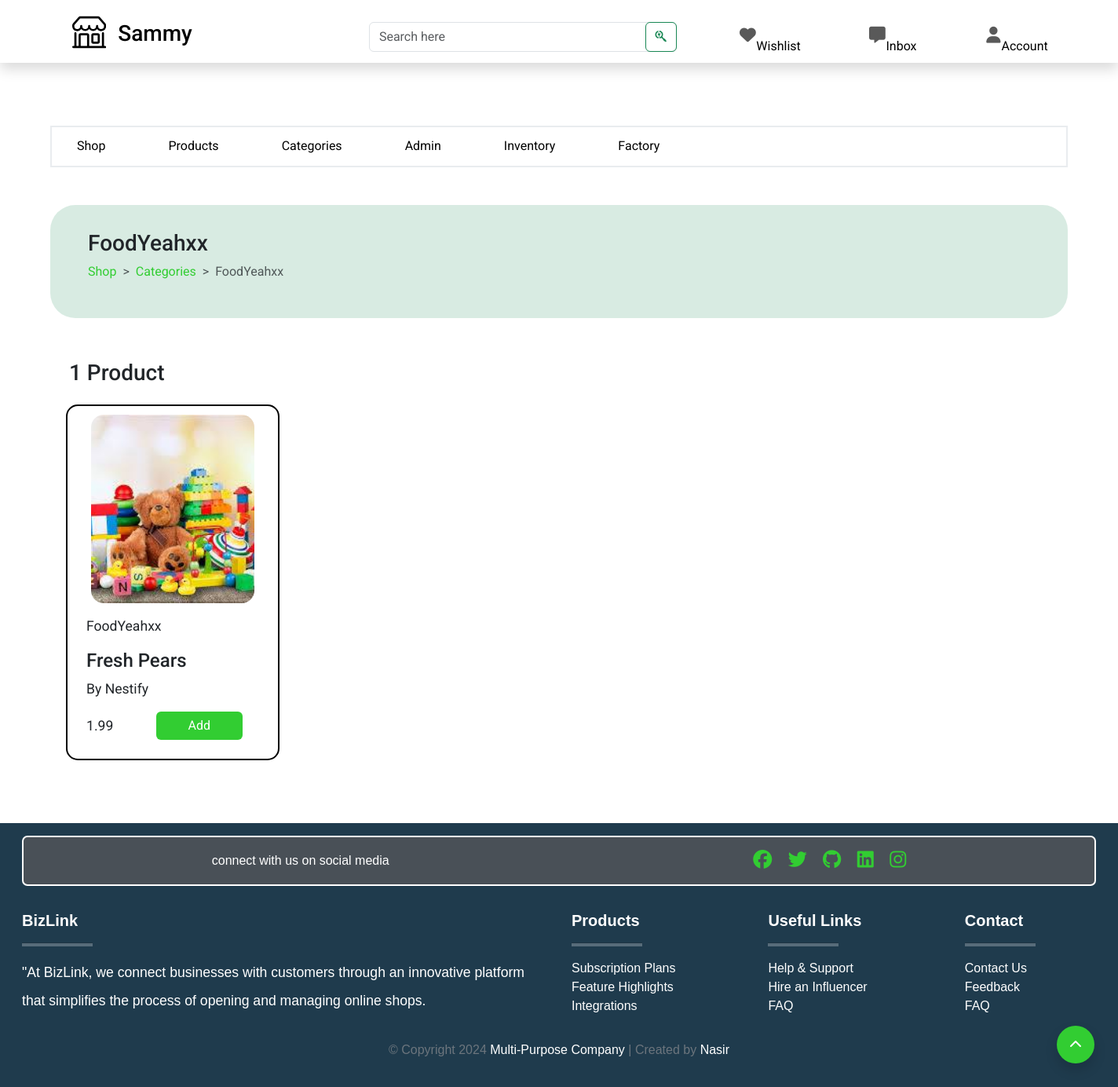
Before: /core/owner/home/category/category1663A2B989/ (signed in) with the older database file.
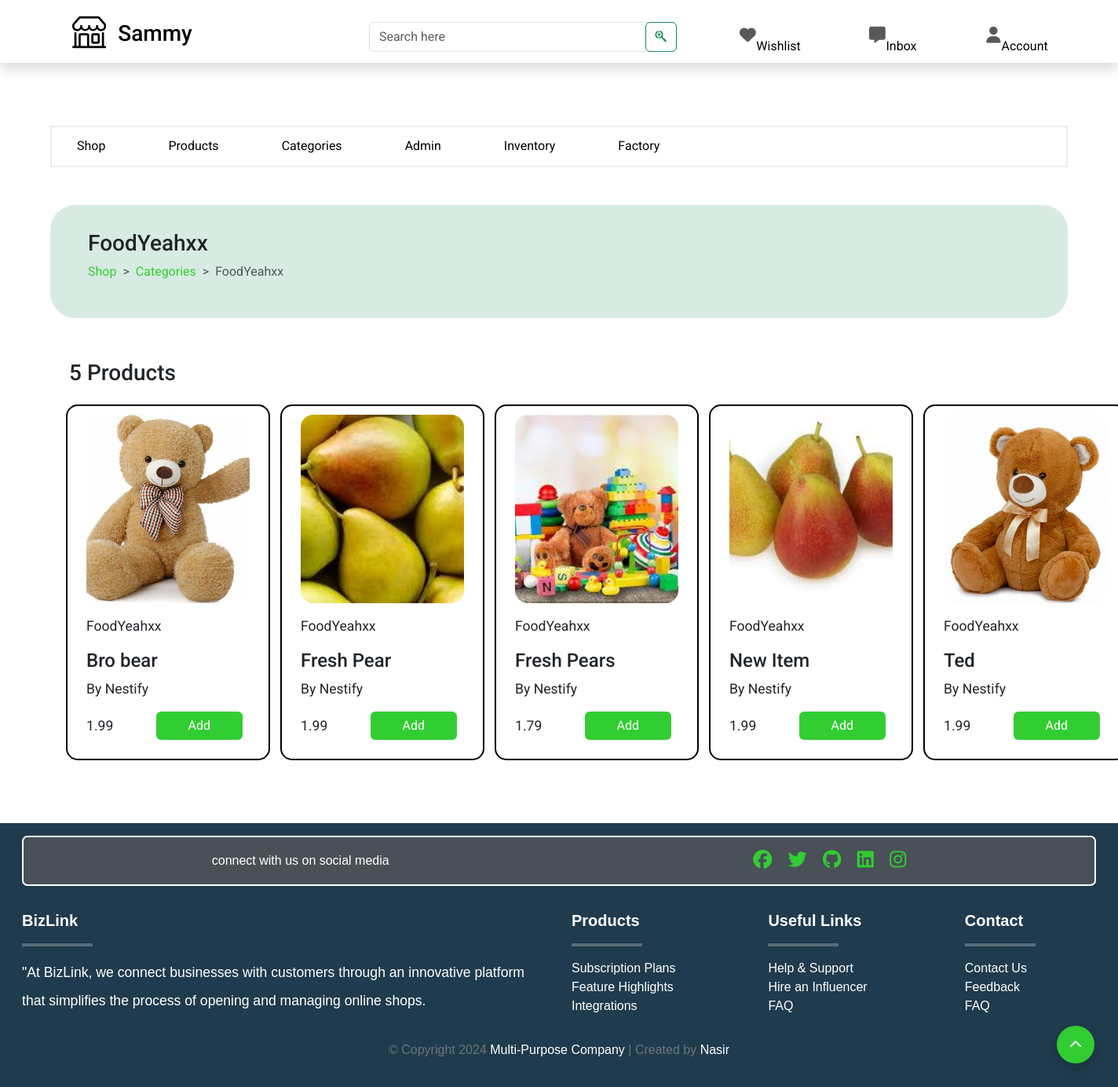
After: the same page with the newer database file.
### shop/models.py (models this page shows, shortened)
class Category(models.Model):
    categoryId =  ShortUUIDField(unique=True, length=10, max_length=21, prefix="category", alphabet="ABCDEF0123456789")
    name = models.CharField(max_length=255, default="Food")
    description = models.TextField(blank=False, null=False, default="This is a category")
    image = models.ImageField(upload_to='category_directory_path', blank=True, null=True)
    shop = models.ForeignKey(Shop, related_name='shop_categories', on_delete=models.CASCADE)
    created_at = models.DateTimeField(auto_now_add=True)
    created_by = models.ForeignKey(settings.AUTH_USER_MODEL, on_delete=models.CASCADE, related_name="user_categories")
    class Meta:
        ordering = ('name',)
        verbose_name_plural = 'Categories'
        unique_together = ('created_by', 'name')

class Product(models.Model):
    productId =  ShortUUIDField(unique=True, length=10, max_length=21, prefix="product", alphabet="ABCDEF0123456789")
    name = models.CharField(max_length=255, default="Fresh Pear")
    category = models.ForeignKey(Category, related_name='category_products', on_delete=models.CASCADE)
    image = models.ImageField(upload_to='product_directory_path', blank=True, null=True, default="product.jpg")
    video = models.ForeignKey(ProductVideo, null=True, blank=True, on_delete=models.SET_NULL, related_name="product_on_the_video")
    shop = models.ForeignKey(Shop, related_name='shop_products', on_delete=models.CASCADE)
    description = models.TextField(blank=True, null=True, default="This is the product")
    specifications = models.TextField(blank=True, null=True)
    mfg = models.DateTimeField(auto_now_add=False, null=True, blank=True)
    price = models.DecimalField(max_digits=15, decimal_places=2, default=1.99)
    stock_quantity = models.PositiveIntegerField(default="5")
    created_by = models.ForeignKey(settings.AUTH_USER_MODEL, related_name='user_products', on_delete=models.CASCADE)
    created_at = models.DateTimeField(auto_now_add=True)
    updated_at = models.DateTimeField(auto_now=True)
    tags = TaggableManager(blank=True)
    sku = ShortUUIDField(unique=True, length=4, max_length=10, prefix="sku", alphabet="0123456789")
    class Meta:
        ordering = ('name',)
        unique_together = ('created_by', 'name', 'category')

class Shop(models.Model):
    shopId = ShortUUIDField(unique=True, length=10, max_length=21, prefix="shop", alphabet="ABCDEF0123456789")
    name = models.CharField(max_length=255, default="Nestify")
    description = models.TextField(blank=False, null=False, default="This is a shop")
    image = models.ImageField(upload_to='shop_directory_path', blank=True, null=True)
    address = models.TextField(blank=False, null=False, default="This is my address")
    contact = models.CharField(max_length=255, default="+251 97 654 2331")
    created_at = models.DateTimeField(auto_now_add=True)
    created_by = models.OneToOneField(settings.AUTH_USER_MODEL, on_delete=models.CASCADE, related_name="user_shop")
    class Meta:
        ordering = ('name',)
        unique_together = ('created_by', 'name')

### core/views.py (the view, shortened to what this page needs)
# urls.py: path("owner/home/category/<categoryId>/", views.category_detail, name="category_detail"),
def category_detail(request, categoryId):
    user = request.user
    if user.user_type == 'business_owner':
        try:
            category = Category.objects.get(created_by=user, categoryId=categoryId)
            shop = Shop.objects.get(created_by=user)
        except Category.DoesNotExist:
            messages.error(request, "No category detail available.")
    products = Product.objects.filter(shop=shop, category=category)
    return render(request, "core/owner/category-detail.html", {
        'category': category,
        'products': products,
    })

### core/templatetags/custom_tags.py (called while the page is built)
@register.filter
def startswith(value, arg):
    return value.startswith(arg)

### templates/core/owner/category-detail.html (shortened to what this page needs)
{% extends "core/owner/owner-base.html" %}
{% block content %}
<section class="category_detail_intro_section">
    <div class="container">
        <div class="intro-section-box">
            <div class="intro-banner">
                <h3>{{ category.name }}</h3>
                <div class="breadcrumb-box">
                    <ol class="breadcrumb">
                        <li class="breadcrumb-item"><a href="{% url 'core:owner_shop' %}">Shop</a></li>
                        <li class="breadcrumb-item"><a href="{% url 'core:category' %}">Categories</a></li>
                        <li class="breadcrumb-item active" aria-current="page">{{ category.name }}</li>
                      </ol>
                </div>
            </div>
            <div class="product-collection">
                {% if products %}
                    <h3>
                        {% if products.count  == 1 %}
                            1 Product
                        {% else %}
                            {{ products.count  }} Products
                        {% endif %}
                    </h3>
                        <div class="product-collection-box">
                            {% for product in products %}
                                <div class="product-box">
                                    <div class="product-image">
                                        <img src="{{ product.image.url }}" alt="{{ product.name }} image">
                                    </div>
                                    <p>{{ product.category.name }}</p>
                                    <h4>{{ product.name }}</h4>
                                    <p>By {{ product.shop.name }}</p>
                                    <div class="price-and-button">
                                        <p>{{ product.price }}</p>
                                        <a href="#" class="btn add-btn">Add</a>
                                    </div>
                                </div>
                            {% endfor %}
                        </div>
                {% else %}
                    {% if user.user_type == 'business_owner' %}
                        <p>No products available. <a href="#">Click here</a> to create products</p>
                    {% else %}
                        <p>No products available.</p>
                    {% endif %}
                {% endif %}
            </div>
        </div>
    </div>
</section>
{% endblock %}

### templates/core/owner/owner-base.html (shortened to what this page needs)
{% extends "core/base.html" %}
{% load static %}
{% block submenu %}
<section class="owner_submenu_section">
    <div class="container">
        <div class="owner-submenu-section-box">
            <ul class="submenu">
                <li><a href="{% url 'core:owner_shop' %}">Shop</a></li>
                <li><a href="{% url 'core:product' %}">Products</a></li>
                <li><a href="{% url 'core:category' %}">Categories</a></li>
                {% if user.user_type == 'business_owner' %}
                    <li><a href="{% url 'core:admin' %}">Admin</a></li>
                    <li><a href="{% url 'core:inventory' %}">Inventory</a></li>
                    <li><a href="{% url 'core:factory' %}">Factory</a></li>
                {% endif %}
            </ul>
        </div>
    </div>
</section>
{% endblock %}

### templates/core/base.html (shortened to what this page needs)
<!DOCTYPE html>
<html lang="en">
  <head>
    {% load static %}
    {% load custom_tags %}
    <link rel="stylesheet" href="{% static 'css/style.css' %}" />
    <link rel="stylesheet" href="{% static 'css/fontawesome.css' %}" />
  </head>
  <body>
    <section class="navbar_section">
        <nav class="navbar navbar-expand-lg fixed-top shadow">
            <div class="container">
                <div class="company-logo">
                    <a class="navbar-brand" href="{% url 'core:owner_shop' %}">
                    <h3 class="company-name">Sammy</h3>
                    </a>
                </div>
                <div
                    class="offcanvas offcanvas-end"
                    tabindex="-1"
                    id="offcanvasNavbar"
                    aria-labelledby="offcanvasNavbarLabel"
                >
                    <div class="offcanvas-body menu-list-items">
                        {% if request.path|startswith:"/core/owner/" or request.path|startswith:"/userauth/" or request.path|startswith:"/core/customer/shops/visit_shop" %}
                            <div class="search">
                                <form class="d-flex" role="search" method="GET" action="{% url 'core:search_owner' %}">
                                    <input
                                        class="form-control me-2 search-bar"
                                        type="search"
                                        placeholder="Search here"
                                        aria-label="Search"
                                        name="q"
                                        value="{{ query }}"
                                    />
                                    <button class="btn btn-outline-success search-btn" type="submit">
                                        <i class="fa-brands fa-searchengin"></i>
                                    </button>
                                </form>
                            </div>
                        {% endif %}
                        <ul class="navbar-nav pe-3 icon-list">
                            <li class="nav-item">
                                <a class="nav-link" href="{% url 'core:wishlist' %}">
                                    <i class="fa-solid fa-heart"></i>
                                    <span>Wishlist</span>
                                </a>
                            </li>
                            <li class="nav-item inbox">
                                <a class="nav-link" href="{% url 'chat:chat'%}">
                                    <i class="fa-solid fa-message"></i>
                                    <span>Inbox</span>
                                </a>
                            </li>
                            <li class="nav-item account-item">
                                <a class="nav-link" href="#">
                                    <i class="fa-solid fa-user"></i>
                                    <span>Account</span>
                                </a>
                            </li>
                        </ul>
                    </div>
                </div>
            </div>
        </nav>
        {% block submenu %}
        {% endblock %}
    </section>
    {% block content %}
    {% endblock %}
  <section class="footer_section">
    <footer class="footer">
      <div class="container-fluid">
        <div class="connect-with-us align-items-center">
          <div class="connect-with-us-content">
            connect with us on social media
          </div>
          <div class="connect-with-us-icons">
            <a href="#"><i class="fab fa-facebook"></i></a>
            <a href="#"><i class="fab fa-twitter"></i></a>
            <a href="#"><i class="fab fa-github"></i></a>
            <a href="#"><i class="fab fa-linkedin"></i></a>
            <a href="#"><i class="fab fa-instagram"></i></a>
          </div>
        </div>
        <div class="footer-column">
          <div class="col-lg-6 footer-column-description">
            <h5 class="text-capitalize fw-bold text-white">BizLink</h5>
            <hr class="bg-white" style="width: 90px; height: 5px" />
            <p class="lh-lg text-white footer-column-content pe-3">
              "At BizLink, we connect businesses with customers through an
              innovative platform that simplifies the process of opening and
              managing online shops.
            </p>
          </div>
          <div class="col-lg-6 footer-column-resources">
            <div class="col-lg-4">
              <h5 class="fw-bold text-white">Products</h5>
              <hr class="bg-white" style="width: 90px; height: 5px" />
              <ul class="products-list list-unstyled">
                <li><a href="#">Subscription Plans</a></li>
                <li><a href="#">Feature Highlights</a></li>
                <li><a href="#">Integrations</a></li>
              </ul>
            </div>
            <div class="col-lg-4">
              <h5 class="fw-bold text-white">Useful Links</h5>
              <hr class="bg-white" style="width: 90px; height: 5px" />
              <ul class="useful-links-list list-unstyled">
                <li><a href="#">Help & Support</a></li>
                <li><a href="#">Hire an Influencer</a></li>
                <li><a href="#">FAQ</a></li>
              </ul>
            </div>
            <div class="col-lg-4">
              <h5 class="fw-bold text-white">Contact</h5>
              <hr class="bg-white" style="width: 90px; height: 5px" />
              <ul class="contact-list list-unstyled">
                <li><a href="#">Contact Us</a></li>
                <li><a href="#">Feedback</a></li>
                <li><a href="#">FAQ</a></li>
              </ul>
            </div>
          </div>
        </div>
      </div>
      <div class="row text-center mt-3">
        <div class="col-12">
          <div class="footer-copyright">
            &COPY; Copyright 2024 <a href="#">Multi-Purpose Company</a> |
            Created by
            <a href="https://github.com/1Light" target="_blank">Nasir</a>
          </div>
        </div>
      </div>
    </footer>
    </section>
    <a href="#" class="shadow rounded-circle back-to-top">
        <i class="fas fa-chevron-up"></i>
        </a>
</body>
</html>

Changed rows visible on the page:
added Product: image (picture), category.name "FoodYeahxx", name "Bro bear", shop.name "Nestify", price "1.99"
added Product: image (picture), category.name "FoodYeahxx", name "Fresh Pear", shop.name "Nestify", price "1.99"
changed Product "Fresh Pears": price "1.99" → "1.79"
added Product: image (picture), category.name "FoodYeahxx", name "New Item", shop.name "Nestify", price "1.99"
added Product: image (picture), category.name "FoodYeahxx", name "Ted", shop.name "Nestify", price "1.99"
Other visible differences:
{{ products.count }}: (not shown) → "5"
text no longer shown: "1 Product"
text now shown: "Products"
